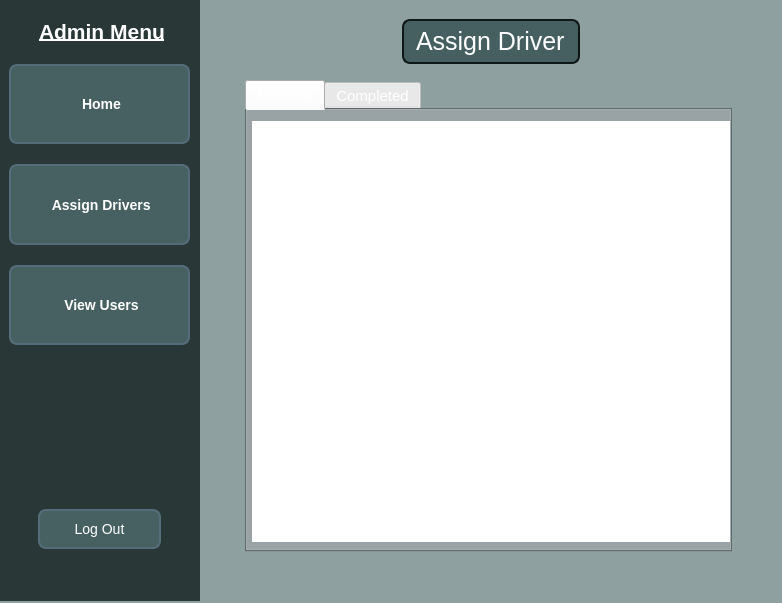
<?xml version="1.0" encoding="UTF-8"?>
<ui version="4.0">
 <class>admin_dashboard</class>
 <widget class="QWidget" name="admin_dashboard">
  <property name="geometry">
   <rect>
    <x>0</x>
    <y>0</y>
    <width>782</width>
    <height>603</height>
   </rect>
  </property>
  <property name="minimumSize">
   <size>
    <width>782</width>
    <height>603</height>
   </size>
  </property>
  <property name="maximumSize">
   <size>
    <width>782</width>
    <height>603</height>
   </size>
  </property>
  <property name="windowTitle">
   <string>Form</string>
  </property>
  <property name="styleSheet">
   <string notr="true">#admin_dashboard{
	background-color: #8EA09F;
}</string>
  </property>
  <widget class="QWidget" name="admin_widget" native="true">
   <property name="geometry">
    <rect>
     <x>0</x>
     <y>0</y>
     <width>781</width>
     <height>601</height>
    </rect>
   </property>
   <property name="sizePolicy">
    <sizepolicy hsizetype="Fixed" vsizetype="Fixed">
     <horstretch>0</horstretch>
     <verstretch>0</verstretch>
    </sizepolicy>
   </property>
   <property name="styleSheet">
    <string notr="true">*{
	color: #000;
	border: none;
}

#appHeader{
	color: #293737;
}

#card1, #card2, #card3, #card4{
background-color: #fefeff;
border-radius: 20px;
}</string>
   </property>
   <layout class="QHBoxLayout" name="horizontalLayout">
    <item>
     <widget class="QWidget" name="admin_left_menu" native="true">
      <property name="maximumSize">
       <size>
        <width>200</width>
        <height>16777215</height>
       </size>
      </property>
      <property name="styleSheet">
       <string notr="true">#admin_left_menu{
	background-color: #293737;
}</string>
      </property>
      <layout class="QVBoxLayout" name="verticalLayout_2">
       <item>
        <widget class="QFrame" name="admin_side_menu">
         <property name="maximumSize">
          <size>
           <width>250</width>
           <height>16777215</height>
          </size>
         </property>
         <property name="frameShape">
          <enum>QFrame::Shape::StyledPanel</enum>
         </property>
         <property name="frameShadow">
          <enum>QFrame::Shadow::Raised</enum>
         </property>
         <widget class="QWidget" name="layoutWidget">
          <property name="geometry">
           <rect>
            <x>-10</x>
            <y>-10</y>
            <width>201</width>
            <height>591</height>
           </rect>
          </property>
          <layout class="QVBoxLayout" name="admin_vertical_layout">
           <item>
            <widget class="QFrame" name="admin_frame_4">
             <property name="minimumSize">
              <size>
               <width>0</width>
               <height>0</height>
              </size>
             </property>
             <property name="frameShape">
              <enum>QFrame::Shape::StyledPanel</enum>
             </property>
             <property name="frameShadow">
              <enum>QFrame::Shadow::Raised</enum>
             </property>
             <widget class="QLabel" name="admin_lable">
              <property name="geometry">
               <rect>
                <x>40</x>
                <y>20</y>
                <width>125</width>
                <height>24</height>
               </rect>
              </property>
              <property name="maximumSize">
               <size>
                <width>125</width>
                <height>75</height>
               </size>
              </property>
              <property name="font">
               <font>
                <family>Arial</family>
                <pointsize>16</pointsize>
                <bold>true</bold>
                <underline>true</underline>
               </font>
              </property>
              <property name="styleSheet">
               <string notr="true">  QLabel {
        color: white;
    }</string>
              </property>
              <property name="text">
               <string>Admin Menu</string>
              </property>
             </widget>
             <widget class="QWidget" name="layoutWidget">
              <property name="geometry">
               <rect>
                <x>0</x>
                <y>60</y>
                <width>201</width>
                <height>291</height>
               </rect>
              </property>
              <layout class="QVBoxLayout" name="admin_vertical_layout_2">
               <property name="spacing">
                <number>10</number>
               </property>
               <item>
                <widget class="QPushButton" name="admin_home_bn">
                 <property name="sizePolicy">
                  <sizepolicy hsizetype="Expanding" vsizetype="Expanding">
                   <horstretch>0</horstretch>
                   <verstretch>0</verstretch>
                  </sizepolicy>
                 </property>
                 <property name="font">
                  <font>
                   <family>Arial</family>
                   <pointsize>-1</pointsize>
                   <bold>true</bold>
                  </font>
                 </property>
                 <property name="cursor">
                  <cursorShape>PointingHandCursor</cursorShape>
                 </property>
                 <property name="styleSheet">
                  <string notr="true">QPushButton {
    background-color: #476061;
    color: #FFFFFF;      
    font-size: 14px;
    padding: 10px 10px;

    /* Border and Shape */
    border: 2px solid #556D7A; 
    border-radius: 8px;
    margin: 5px 10px 5px 10px;
    text-align: center;
}

/* Style for when the mouse hovers over the button */
QPushButton:hover {
    background-color: #4A5C66;
    border: 2px solid #FFFFFF; 
}</string>
                 </property>
                 <property name="text">
                  <string> Home</string>
                 </property>
                 <property name="icon">
                  <iconset>
                   <normaloff>../making dash/dash/icons/home.png</normaloff>../making dash/dash/icons/home.png</iconset>
                 </property>
                 <property name="iconSize">
                  <size>
                   <width>32</width>
                   <height>32</height>
                  </size>
                 </property>
                </widget>
               </item>
               <item>
                <widget class="QPushButton" name="assign_drivers_btn">
                 <property name="sizePolicy">
                  <sizepolicy hsizetype="Expanding" vsizetype="Expanding">
                   <horstretch>0</horstretch>
                   <verstretch>0</verstretch>
                  </sizepolicy>
                 </property>
                 <property name="font">
                  <font>
                   <family>Arial</family>
                   <pointsize>-1</pointsize>
                   <bold>true</bold>
                  </font>
                 </property>
                 <property name="cursor">
                  <cursorShape>PointingHandCursor</cursorShape>
                 </property>
                 <property name="styleSheet">
                  <string notr="true">QPushButton {
    background-color: #476061;
    color: #FFFFFF;      
    font-size: 14px;
    padding: 10px 10px;

    /* Border and Shape */
    border: 2px solid #556D7A; 
    border-radius: 8px;
    margin: 5px 10px 5px 10px;
    text-align: center;
}

/* Style for when the mouse hovers over the button */
QPushButton:hover {
    background-color: #4A5C66;
    border: 2px solid #FFFFFF; 
}</string>
                 </property>
                 <property name="text">
                  <string> Assign Drivers</string>
                 </property>
                 <property name="icon">
                  <iconset>
                   <normaloff>admin icons/assign_driver_img.png</normaloff>admin icons/assign_driver_img.png</iconset>
                 </property>
                 <property name="iconSize">
                  <size>
                   <width>35</width>
                   <height>35</height>
                  </size>
                 </property>
                </widget>
               </item>
               <item>
                <widget class="QPushButton" name="view_users_btn">
                 <property name="sizePolicy">
                  <sizepolicy hsizetype="Expanding" vsizetype="Expanding">
                   <horstretch>0</horstretch>
                   <verstretch>0</verstretch>
                  </sizepolicy>
                 </property>
                 <property name="font">
                  <font>
                   <family>Arial</family>
                   <pointsize>-1</pointsize>
                   <bold>true</bold>
                  </font>
                 </property>
                 <property name="cursor">
                  <cursorShape>PointingHandCursor</cursorShape>
                 </property>
                 <property name="styleSheet">
                  <string notr="true">QPushButton {
    background-color: #476061;
    color: #FFFFFF;      
    font-size: 14px;
    padding: 10px 10px;

    /* Border and Shape */
    border: 2px solid #556D7A; 
    border-radius: 8px;
    margin: 5px 10px 5px 10px;
    text-align: center;
}

/* Style for when the mouse hovers over the button */
QPushButton:hover {
    background-color: #4A5C66;
    border: 2px solid #FFFFFF; 
}</string>
                 </property>
                 <property name="text">
                  <string> View Users</string>
                 </property>
                 <property name="icon">
                  <iconset>
                   <normaloff>admin icons/view_users_img.png</normaloff>admin icons/view_users_img.png</iconset>
                 </property>
                 <property name="iconSize">
                  <size>
                   <width>35</width>
                   <height>35</height>
                  </size>
                 </property>
                </widget>
               </item>
              </layout>
             </widget>
             <widget class="QFrame" name="admin_frame_5">
              <property name="geometry">
               <rect>
                <x>20</x>
                <y>490</y>
                <width>161</width>
                <height>81</height>
               </rect>
              </property>
              <property name="frameShape">
               <enum>QFrame::Shape::StyledPanel</enum>
              </property>
              <property name="frameShadow">
               <enum>QFrame::Shadow::Raised</enum>
              </property>
              <layout class="QVBoxLayout" name="verticalLayout_12">
               <item>
                <widget class="QPushButton" name="admin_logout_btn">
                 <property name="font">
                  <font>
                   <family>Arial</family>
                   <pointsize>-1</pointsize>
                  </font>
                 </property>
                 <property name="cursor">
                  <cursorShape>PointingHandCursor</cursorShape>
                 </property>
                 <property name="styleSheet">
                  <string notr="true">QPushButton {
    background-color: #476061;
    color: #FFFFFF;
    font-size: 14px;
    padding: 10px 10px;

    /* Border and Shape */
    border: 2px solid #556D7A;
    border-radius: 8px;
    margin: 5px 10px 5px 10px;
    text-align: center;
}

/* Style for when the mouse hovers over the button */
QPushButton:hover {
    background-color: #d17575;
    border: 2px solid #FFFFFF;
}</string>
                 </property>
                 <property name="text">
                  <string>Log Out</string>
                 </property>
                </widget>
               </item>
              </layout>
             </widget>
            </widget>
           </item>
          </layout>
         </widget>
        </widget>
       </item>
      </layout>
     </widget>
    </item>
    <item>
     <widget class="QWidget" name="admin_mainBody" native="true">
      <widget class="QStackedWidget" name="admin_stackedWidget">
       <property name="geometry">
        <rect>
         <x>0</x>
         <y>0</y>
         <width>561</width>
         <height>591</height>
        </rect>
       </property>
       <property name="styleSheet">
        <string notr="true"/>
       </property>
       <property name="currentIndex">
        <number>2</number>
       </property>
       <widget class="QWidget" name="admin_home_page">
        <layout class="QVBoxLayout" name="verticalLayout_11">
         <item>
          <layout class="QVBoxLayout" name="home_vertical_Layout">
           <item>
            <widget class="QWidget" name="admin_home_frame" native="true">
             <widget class="QWidget" name="admin_header_frame" native="true">
              <property name="geometry">
               <rect>
                <x>0</x>
                <y>0</y>
                <width>541</width>
                <height>79</height>
               </rect>
              </property>
              <property name="styleSheet">
               <string notr="true">#admin_header_frame{
	background-color:#476160;
	border: 5px solid #293737;
	border-radius: 8px;  
}</string>
              </property>
              <layout class="QHBoxLayout" name="horizontalLayout_7">
               <item>
                <widget class="QWidget" name="admin_header_box" native="true">
                 <layout class="QHBoxLayout" name="horizontalLayout_2">
                  <item>
                   <widget class="QWidget" name="side_widget" native="true">
                    <layout class="QHBoxLayout" name="horizontalLayout_3">
                     <item alignment="Qt::AlignmentFlag::AlignLeft">
                      <widget class="QPushButton" name="adm_menu_btn">
                       <property name="cursor">
                        <cursorShape>PointingHandCursor</cursorShape>
                       </property>
                       <property name="text">
                        <string/>
                       </property>
                       <property name="icon">
                        <iconset>
                         <normaloff>../making dash/dash/icons/png_ucggt.png</normaloff>../making dash/dash/icons/png_ucggt.png</iconset>
                       </property>
                       <property name="iconSize">
                        <size>
                         <width>25</width>
                         <height>25</height>
                        </size>
                       </property>
                      </widget>
                     </item>
                    </layout>
                   </widget>
                  </item>
                  <item>
                   <widget class="QWidget" name="admin_widget_2" native="true">
                    <layout class="QHBoxLayout" name="horizontalLayout_4">
                     <item>
                      <widget class="QLabel" name="welcome_app_header">
                       <property name="font">
                        <font>
                         <family>Arial</family>
                         <pointsize>16</pointsize>
                         <bold>true</bold>
                        </font>
                       </property>
                       <property name="styleSheet">
                        <string notr="true">#welcome_app_header{
color:white;
}</string>
                       </property>
                       <property name="text">
                        <string>Welcome Admin</string>
                       </property>
                      </widget>
                     </item>
                    </layout>
                   </widget>
                  </item>
                  <item>
                   <widget class="QWidget" name="admin_widget_3" native="true">
                    <layout class="QHBoxLayout" name="horizontalLayout_6">
                     <property name="spacing">
                      <number>0</number>
                     </property>
                     <property name="leftMargin">
                      <number>0</number>
                     </property>
                     <property name="topMargin">
                      <number>0</number>
                     </property>
                     <property name="rightMargin">
                      <number>0</number>
                     </property>
                     <property name="bottomMargin">
                      <number>0</number>
                     </property>
                     <item alignment="Qt::AlignmentFlag::AlignRight">
                      <widget class="QLabel" name="admin_label_2">
                       <property name="maximumSize">
                        <size>
                         <width>35</width>
                         <height>30</height>
                        </size>
                       </property>
                       <property name="text">
                        <string/>
                       </property>
                       <property name="pixmap">
                        <pixmap>admin icons/admin_img.png</pixmap>
                       </property>
                       <property name="scaledContents">
                        <bool>true</bool>
                       </property>
                      </widget>
                     </item>
                    </layout>
                   </widget>
                  </item>
                 </layout>
                </widget>
               </item>
              </layout>
             </widget>
             <widget class="QWidget" name="admin_cards_widget" native="true">
              <property name="geometry">
               <rect>
                <x>0</x>
                <y>100</y>
                <width>541</width>
                <height>171</height>
               </rect>
              </property>
              <property name="styleSheet">
               <string notr="true"/>
              </property>
              <layout class="QHBoxLayout" name="horizontalLayout_8">
               <item>
                <widget class="QFrame" name="admin_card1">
                 <property name="styleSheet">
                  <string notr="true">#admin_card1{
	background-color: #466061;
	border: 5px solid #293737;
	border-radius: 20px;
}</string>
                 </property>
                 <property name="frameShape">
                  <enum>QFrame::Shape::StyledPanel</enum>
                 </property>
                 <property name="frameShadow">
                  <enum>QFrame::Shadow::Raised</enum>
                 </property>
                 <layout class="QVBoxLayout" name="verticalLayout_3">
                  <item>
                   <widget class="QFrame" name="admin_frame">
                    <property name="frameShape">
                     <enum>QFrame::Shape::StyledPanel</enum>
                    </property>
                    <property name="frameShadow">
                     <enum>QFrame::Shadow::Raised</enum>
                    </property>
                    <layout class="QVBoxLayout" name="verticalLayout_7">
                     <item alignment="Qt::AlignmentFlag::AlignHCenter|Qt::AlignmentFlag::AlignVCenter">
                      <widget class="QLabel" name="user_increase_label">
                       <property name="font">
                        <font>
                         <family>Arial</family>
                         <pointsize>12</pointsize>
                         <bold>true</bold>
                        </font>
                       </property>
                       <property name="styleSheet">
                        <string notr="true">  QLabel {
        color: white;
    }</string>
                       </property>
                       <property name="text">
                        <string>User Increase</string>
                       </property>
                       <property name="scaledContents">
                        <bool>false</bool>
                       </property>
                      </widget>
                     </item>
                     <item alignment="Qt::AlignmentFlag::AlignHCenter|Qt::AlignmentFlag::AlignVCenter">
                      <widget class="QLabel" name="increase_lable">
                       <property name="maximumSize">
                        <size>
                         <width>40</width>
                         <height>40</height>
                        </size>
                       </property>
                       <property name="text">
                        <string/>
                       </property>
                       <property name="pixmap">
                        <pixmap>admin icons/increase_icon.png</pixmap>
                       </property>
                       <property name="scaledContents">
                        <bool>true</bool>
                       </property>
                      </widget>
                     </item>
                    </layout>
                   </widget>
                  </item>
                 </layout>
                </widget>
               </item>
               <item>
                <widget class="QFrame" name="admin_card2">
                 <property name="styleSheet">
                  <string notr="true">#admin_card2{
	background-color: #466061;
	border: 5px solid #293737;
	border-radius: 20px;
}</string>
                 </property>
                 <property name="frameShape">
                  <enum>QFrame::Shape::StyledPanel</enum>
                 </property>
                 <property name="frameShadow">
                  <enum>QFrame::Shadow::Raised</enum>
                 </property>
                 <layout class="QVBoxLayout" name="verticalLayout_4">
                  <item>
                   <widget class="QFrame" name="admin_frame_2">
                    <property name="frameShape">
                     <enum>QFrame::Shape::StyledPanel</enum>
                    </property>
                    <property name="frameShadow">
                     <enum>QFrame::Shadow::Raised</enum>
                    </property>
                    <layout class="QVBoxLayout" name="verticalLayout_8">
                     <item alignment="Qt::AlignmentFlag::AlignHCenter|Qt::AlignmentFlag::AlignVCenter">
                      <widget class="QLabel" name="active_user_label">
                       <property name="font">
                        <font>
                         <family>Arial</family>
                         <pointsize>12</pointsize>
                         <bold>true</bold>
                        </font>
                       </property>
                       <property name="styleSheet">
                        <string notr="true">  QLabel {
        color: white;
    }</string>
                       </property>
                       <property name="text">
                        <string>5+ Active Users</string>
                       </property>
                      </widget>
                     </item>
                     <item alignment="Qt::AlignmentFlag::AlignHCenter|Qt::AlignmentFlag::AlignVCenter">
                      <widget class="QLabel" name="user_image_label">
                       <property name="maximumSize">
                        <size>
                         <width>35</width>
                         <height>35</height>
                        </size>
                       </property>
                       <property name="text">
                        <string/>
                       </property>
                       <property name="pixmap">
                        <pixmap>admin icons/active_users.png</pixmap>
                       </property>
                       <property name="scaledContents">
                        <bool>true</bool>
                       </property>
                      </widget>
                     </item>
                    </layout>
                   </widget>
                  </item>
                 </layout>
                </widget>
               </item>
               <item>
                <widget class="QFrame" name="admin_card3">
                 <property name="styleSheet">
                  <string notr="true">#admin_card3{
	background-color: #466061;
	border: 5px solid #293737;
	border-radius: 20px;
}</string>
                 </property>
                 <property name="frameShape">
                  <enum>QFrame::Shape::StyledPanel</enum>
                 </property>
                 <property name="frameShadow">
                  <enum>QFrame::Shadow::Raised</enum>
                 </property>
                 <layout class="QVBoxLayout" name="verticalLayout_5">
                  <item>
                   <widget class="QFrame" name="admin_frame_3">
                    <property name="frameShape">
                     <enum>QFrame::Shape::StyledPanel</enum>
                    </property>
                    <property name="frameShadow">
                     <enum>QFrame::Shadow::Raised</enum>
                    </property>
                    <layout class="QVBoxLayout" name="verticalLayout_6">
                     <item alignment="Qt::AlignmentFlag::AlignHCenter|Qt::AlignmentFlag::AlignVCenter">
                      <widget class="QLabel" name="driver_to_assign_label">
                       <property name="font">
                        <font>
                         <family>Arial</family>
                         <pointsize>12</pointsize>
                         <bold>true</bold>
                        </font>
                       </property>
                       <property name="styleSheet">
                        <string notr="true">  QLabel {
        color: white;
    }</string>
                       </property>
                       <property name="text">
                        <string>Drivers to Assign</string>
                       </property>
                      </widget>
                     </item>
                     <item alignment="Qt::AlignmentFlag::AlignHCenter|Qt::AlignmentFlag::AlignVCenter">
                      <widget class="QLabel" name="assign_image_label">
                       <property name="maximumSize">
                        <size>
                         <width>35</width>
                         <height>35</height>
                        </size>
                       </property>
                       <property name="text">
                        <string/>
                       </property>
                       <property name="pixmap">
                        <pixmap>admin icons/attend.png</pixmap>
                       </property>
                       <property name="scaledContents">
                        <bool>true</bool>
                       </property>
                      </widget>
                     </item>
                    </layout>
                   </widget>
                  </item>
                 </layout>
                </widget>
               </item>
              </layout>
             </widget>
             <widget class="QWidget" name="admin_main_frame" native="true">
              <property name="geometry">
               <rect>
                <x>0</x>
                <y>280</y>
                <width>559</width>
                <height>321</height>
               </rect>
              </property>
              <widget class="QLabel" name="admin_banner_photo">
               <property name="geometry">
                <rect>
                 <x>10</x>
                 <y>0</y>
                 <width>521</width>
                 <height>281</height>
                </rect>
               </property>
               <property name="styleSheet">
                <string notr="true">#admin_banner_photo{
	border: 5px solid #293737;
	border-radius: 8px;  
}</string>
               </property>
               <property name="text">
                <string/>
               </property>
               <property name="pixmap">
                <pixmap>admin icons/admin_banner.png</pixmap>
               </property>
               <property name="scaledContents">
                <bool>true</bool>
               </property>
              </widget>
             </widget>
            </widget>
           </item>
          </layout>
         </item>
        </layout>
       </widget>
       <widget class="QWidget" name="view_users_page">
        <widget class="QFrame" name="view_users_form">
         <property name="geometry">
          <rect>
           <x>0</x>
           <y>0</y>
           <width>551</width>
           <height>581</height>
          </rect>
         </property>
         <property name="frameShape">
          <enum>QFrame::Shape::StyledPanel</enum>
         </property>
         <property name="frameShadow">
          <enum>QFrame::Shadow::Raised</enum>
         </property>
         <widget class="QFrame" name="back_to_home">
          <property name="geometry">
           <rect>
            <x>30</x>
            <y>490</y>
            <width>511</width>
            <height>61</height>
           </rect>
          </property>
          <property name="frameShape">
           <enum>QFrame::Shape::StyledPanel</enum>
          </property>
          <property name="frameShadow">
           <enum>QFrame::Shadow::Raised</enum>
          </property>
          <widget class="QPushButton" name="back_to_home_btn">
           <property name="geometry">
            <rect>
             <x>140</x>
             <y>10</y>
             <width>221</width>
             <height>51</height>
            </rect>
           </property>
           <property name="font">
            <font>
             <family>Arial</family>
             <pointsize>-1</pointsize>
             <bold>false</bold>
            </font>
           </property>
           <property name="cursor">
            <cursorShape>PointingHandCursor</cursorShape>
           </property>
           <property name="styleSheet">
            <string notr="true">QPushButton {
    background-color: #476061;
    color: #FFFFFF;
    font-size: 15px;
    padding: 10px 10px;

    /* Border and Shape */
    border: 2px solid #101717; 
    border-radius: 15px; 
    margin: 5px 10px 5px 10px;
    text-align: center;
}

/* Style for hover over button */
QPushButton:pressed {
    background-color: #4A5C66;
    border: 2px solid #FFFFFF;
}</string>
           </property>
           <property name="text">
            <string>Back to Home</string>
           </property>
          </widget>
         </widget>
         <widget class="QFrame" name="view_users_layout">
          <property name="geometry">
           <rect>
            <x>30</x>
            <y>10</y>
            <width>511</width>
            <height>481</height>
           </rect>
          </property>
          <property name="frameShape">
           <enum>QFrame::Shape::StyledPanel</enum>
          </property>
          <property name="frameShadow">
           <enum>QFrame::Shadow::Raised</enum>
          </property>
          <layout class="QGridLayout" name="gridLayout_2">
           <item row="0" column="0" colspan="2" alignment="Qt::AlignmentFlag::AlignHCenter">
            <widget class="QLabel" name="view_users_label">
             <property name="styleSheet">
              <string notr="true">QLabel {
    background-color: #466061; 
    border: 2px solid #101717; 
    border-radius: 8px; 
    padding: 6px;
    color: white; 
    font-size: 25px;            
}</string>
             </property>
             <property name="text">
              <string>View All Users</string>
             </property>
            </widget>
           </item>
           <item row="1" column="0">
            <widget class="QTabWidget" name="users_tab_widget">
             <property name="styleSheet">
              <string notr="true">QTabBar::tab{
	color:white

}

QTabWidget {
    background-color: #879396;
    color: #FFFFFF;
    font-size: 15px;
    padding: 10px 10px;

    border: 2px solid #101717; 
    border-radius: 15px; 
    margin: 5px 10px 5px 10px;
    text-align: center;
}

QPushButton:pressed {
    background-color: #4A5C66;
    border: 2px solid #FFFFFF;
}</string>
             </property>
             <property name="currentIndex">
              <number>1</number>
             </property>
             <widget class="QWidget" name="customers_tab">
              <attribute name="title">
               <string>Customers</string>
              </attribute>
              <widget class="QTableWidget" name="customer_table_widget">
               <property name="geometry">
                <rect>
                 <x>0</x>
                 <y>0</y>
                 <width>481</width>
                 <height>361</height>
                </rect>
               </property>
              </widget>
             </widget>
             <widget class="QWidget" name="drivers_tab">
              <attribute name="title">
               <string>Drivers</string>
              </attribute>
              <widget class="QTableWidget" name="driver_table_widget">
               <property name="geometry">
                <rect>
                 <x>0</x>
                 <y>0</y>
                 <width>481</width>
                 <height>361</height>
                </rect>
               </property>
              </widget>
             </widget>
            </widget>
           </item>
          </layout>
         </widget>
        </widget>
       </widget>
       <widget class="QWidget" name="assign_drivers_page">
        <widget class="QFrame" name="admin_assign_driverForm">
         <property name="geometry">
          <rect>
           <x>0</x>
           <y>0</y>
           <width>551</width>
           <height>581</height>
          </rect>
         </property>
         <property name="frameShape">
          <enum>QFrame::Shape::StyledPanel</enum>
         </property>
         <property name="frameShadow">
          <enum>QFrame::Shadow::Raised</enum>
         </property>
         <widget class="QFrame" name="assign_driver_layout">
          <property name="geometry">
           <rect>
            <x>30</x>
            <y>10</y>
            <width>511</width>
            <height>551</height>
           </rect>
          </property>
          <property name="styleSheet">
           <string notr="true"/>
          </property>
          <property name="frameShape">
           <enum>QFrame::Shape::StyledPanel</enum>
          </property>
          <property name="frameShadow">
           <enum>QFrame::Shadow::Raised</enum>
          </property>
          <layout class="QGridLayout" name="gridLayout">
           <item row="2" column="0">
            <widget class="QTabWidget" name="driver_tab_widget">
             <property name="styleSheet">
              <string notr="true">QTabBar::tab{
	color:white

}

QTabWidget {
    background-color: #879396;
    color: #FFFFFF;
    font-size: 15px;
    padding: 10px 10px;

    border: 2px solid #101717; 
    border-radius: 15px; 
    margin: 5px 10px 5px 10px;
    text-align: center;
}

QPushButton:pressed {
    background-color: #4A5C66;
    border: 2px solid #FFFFFF;
}</string>
             </property>
             <property name="currentIndex">
              <number>0</number>
             </property>
             <widget class="QWidget" name="pending_tab">
              <attribute name="title">
               <string>Pending</string>
              </attribute>
              <widget class="QTableWidget" name="current_table_widget">
               <property name="geometry">
                <rect>
                 <x>5</x>
                 <y>11</y>
                 <width>481</width>
                 <height>421</height>
                </rect>
               </property>
              </widget>
             </widget>
             <widget class="QWidget" name="completed_tab">
              <attribute name="title">
               <string>Completed</string>
              </attribute>
              <widget class="QTableWidget" name="pending_table_widget">
               <property name="geometry">
                <rect>
                 <x>0</x>
                 <y>0</y>
                 <width>481</width>
                 <height>431</height>
                </rect>
               </property>
              </widget>
             </widget>
            </widget>
           </item>
           <item row="0" column="0" colspan="2" alignment="Qt::AlignmentFlag::AlignHCenter">
            <widget class="QLabel" name="assign_driver_label">
             <property name="styleSheet">
              <string notr="true">QLabel {
    background-color: #466061; 
    border: 2px solid #101717; 
    border-radius: 8px; 
    padding: 6px;
    color: white; 
    font-size: 25px;            
}</string>
             </property>
             <property name="text">
              <string>Assign Driver</string>
             </property>
            </widget>
           </item>
           <item row="1" column="0">
            <spacer name="verticalSpacer">
             <property name="orientation">
              <enum>Qt::Orientation::Vertical</enum>
             </property>
             <property name="sizeType">
              <enum>QSizePolicy::Policy::Fixed</enum>
             </property>
             <property name="sizeHint" stdset="0">
              <size>
               <width>20</width>
               <height>10</height>
              </size>
             </property>
            </spacer>
           </item>
          </layout>
         </widget>
        </widget>
       </widget>
      </widget>
     </widget>
    </item>
   </layout>
  </widget>
 </widget>
 <resources/>
 <connections/>
</ui>
